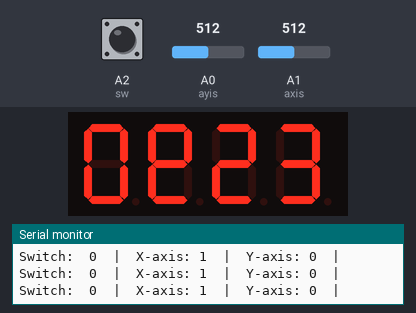
Simulated run of this sketch. Board: Arduino Uno, built with avr-gcc and run on an emulated ATmega328P. On the bench: 4-digit seven-segment display, the last lines printed to the serial monitor. Wiring (inferred from the names in the program): 4-digit 7-segment display, segments lit when HIGH: segments pin 3, pin 8, pin 7, pin 9, pin 2, pin 4, pin 5, pin 6; digit selects pin 13, pin 10, pin 12, pin 11. The test bench sets the inputs (shaded band); at power-on: A1 (axis) = 512, A2 (sw) HIGH, A0 (ayis) = 512. The segment pins are drawn as the display they are named for.

Above: at 1.2 s.
1.3 s: A1 (axis) set to 315
4.3 s: A1 (axis) set to 281
At 5.0 s:
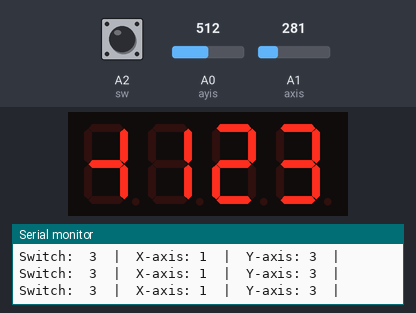
6.0 s: A2 (sw) pulled LOW for 1 s
At 8.4 s:
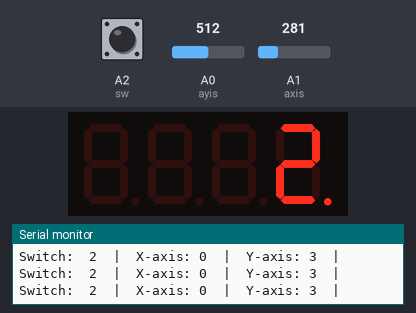
8.7 s: A2 (sw) pulled LOW for 1 s
At 10.7 s:
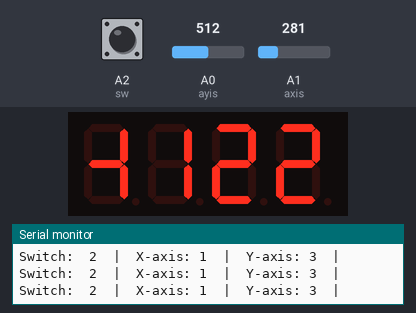
11.5 s: A2 (sw) pulled LOW for 3.2 s
At 16.1 s:
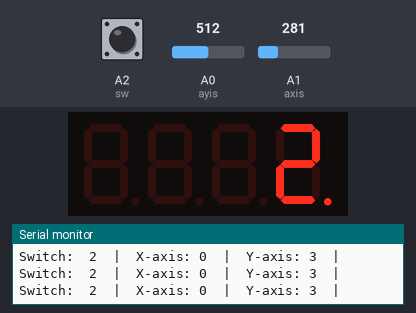
Timing chart, 0 to 17.4 s (numbered marks = the images above; inputs shaded):
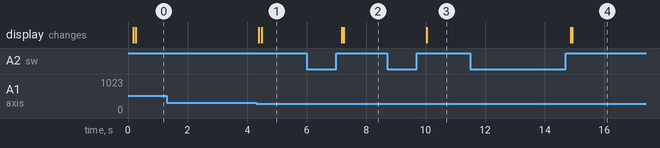

The sketch:

47segment2.ino
```cpp
const int sw=A2;
const int axis=A1;
const int ayis=A0;

int xVal=0;
int yVal=0;
int swVal=0;
int xchanged=0;
int ychanged=0;


const int E=2;
const int dot=6;
const int D=9;
const int B=8;
const int A=3;
const int F=4;
const int G=5;
const int C=7;

const int ssize=8;
int segments[ssize]={A,B,C,D,E,F,G,dot};
int i=0;
const int ten=11;
byte M[ten][ssize-1]={
 //a  b  c  d  e  f  g
  {1, 1, 1, 1, 1, 1, 0}, // 0
  {0, 1, 1, 0, 0, 0, 0}, // 1
  {1, 1, 0, 1, 1, 0, 1}, // 2
  {1, 1, 1, 1, 0, 0, 1}, // 3
  {0, 1, 1, 0, 0, 1, 1}, // 4
  {1, 0, 1, 1, 0, 1, 1}, // 5
  {1, 0, 1, 1, 1, 1, 1}, // 6
  {1, 1, 1, 0, 0, 0, 0}, // 7
  {1, 1, 1, 1, 1, 1, 1}, // 8
  {1, 1, 1, 1, 0, 1, 1}, //9
  {0, 0, 0, 0, 0, 0, 0} // out
};

const int D1=13;
const int D2=10;
const int D3=12;
const int D4=11;
const int noofdisplays=4;
int displays[noofdisplays]={D1,D2,D3,D4};
int thedisplay=0;

int swState=0;
int lastswState=0;
unsigned int lastDebounceTime=0;
unsigned int debounceDelay=50;
int ok=0;
int dxchanged=0;
int count[noofdisplays]={0,1,2,3};


void setup() {
  // put your setup code here, to run once:
pinMode(sw,INPUT_PULLUP);
  pinMode(A,OUTPUT);
  pinMode(B,OUTPUT);
  pinMode(C,OUTPUT);
  pinMode(D,OUTPUT);
  pinMode(E,OUTPUT);
  pinMode(F,OUTPUT);
  pinMode(G,OUTPUT);
  pinMode(dot,OUTPUT);
  for(int i=0;i<noofdisplays;i++)
  {
    pinMode(displays[i],OUTPUT);
  }
Serial.begin(9600);
}

void loop() {
  // put your main code here, to run repeatedly:
xVal=analogRead(axis);
yVal=analogRead(ayis);
swVal=digitalRead(sw);

int reading=swVal;


  if(reading!=lastswState)
{
  lastDebounceTime=millis();
  }

  if(millis()-lastDebounceTime>debounceDelay)
  {
    if(reading!=swState)
   {
    swState=reading;
    if(swState==HIGH) //era high
    {
      ok=(ok+1)%2;
    }
   }

  }
  //digitalWrite(ledPin,ledState);
if(ok==0)
{
if(xVal<300&&xchanged==0)
{
 count[thedisplay]--;
 if(count[thedisplay]<0)
  {count[thedisplay]=9;}
 xchanged=1;
}
else
{
  if(xVal>700&&xchanged==0)
  {
    count[thedisplay]++;
     xchanged=1;
  }
  else
  {if(xVal>=300&&xVal<=700)
   xchanged=0;
  }
}
}
else
{
//ok==1, adica mutam diplayul

if(xVal<300&&dxchanged==0)
{
 thedisplay--;
 if(thedisplay<0)
 thedisplay=3;
 dxchanged=1;
}
else
{
  if(xVal>700&&dxchanged==0)
  {
    thedisplay++;
    if(thedisplay>3)
      thedisplay=0;
     dxchanged=1;
  }
  else
  {if(xVal>=300&&xVal<=700)
   dxchanged=0;
  }
}


}


  lastswState=reading;


  Serial.print("Switch:  ");
  //Serial.print(swVal);
  Serial.print(count[thedisplay]);
  Serial.print("  |  ");
  Serial.print("X-axis: ");
  //Serial.print(xVal);
  Serial.print(ok);
  Serial.print("  |  ");
  Serial.print("Y-axis: ");
  //Serial.print(yVal);
  Serial.print(thedisplay);
  Serial.println("  |  ");


  if(ok==0)
  {

    digitalWrite(displays[0],HIGH);//high este pt stins
    digitalWrite(displays[1],HIGH);
    digitalWrite(displays[2],HIGH);
    digitalWrite(displays[3],HIGH);
    display2(thedisplay,count[thedisplay]%10,HIGH);


    delay(200);
    }
  else
  {

//    digitalWrite(displays[0],LOW);//high este pt stins, si era high
//    digitalWrite(displays[1],LOW);
//    digitalWrite(displays[2],LOW);
//    digitalWrite(displays[3],LOW);


    display3((thedisplay+1)%4,count[(thedisplay+2)%4]%10,LOW);
    display3((thedisplay+2)%4,count[(thedisplay+2)%4]%10,LOW);
    display3((thedisplay+3)%4,count[(thedisplay+3)%4]%10,LOW);
    display3(thedisplay,count[(thedisplay)%4]%10,LOW);

  }


}

void display2 (int displayVal, int digit,int dotVal)
{
  digitalWrite(displays[(displayVal)%4],LOW);
  digitalWrite(displays[(displayVal+1)%4],HIGH);//high este pt stins
  digitalWrite(displays[(displayVal+2)%4],HIGH);
  digitalWrite(displays[(displayVal+3)%4],HIGH);

 for(int l=0;l<ssize-1;l++)
 {
 digitalWrite(segments[l],M[digit][l]);
 }

 digitalWrite(segments[ssize-1],dotVal);

}


void display3 (int displayVal, int digit,int dotVal)
{
  digitalWrite(displays[(displayVal)%4],LOW);

  digitalWrite(displays[(displayVal+1)%4],HIGH);//high este pt stins
  digitalWrite(displays[(displayVal+2)%4],HIGH);
  digitalWrite(displays[(displayVal+3)%4],HIGH);


 for(int l=0;l<ssize-1;l++)
 {
 digitalWrite(segments[l],M[digit][l]);
 }


 digitalWrite(segments[ssize-1],dotVal); //dot avea, ! in fata

}
```

Measured:
- the behaviour switches between 300 and 299 on A1 (axis) (found by bisection; images 0 and 1)
- after the input at 4.3 s, the display: first changes after 0.10 s (image 1 shows a later state)
- after the input at 6.0 s, the display: first changes after 1.2 s (image 2 shows a later state)
- after the input at 8.7 s, the display: changes after 1.3 s (image 3)
- after the input at 11.5 s, the display: first changes after 3.4 s (image 4 shows a later state)
